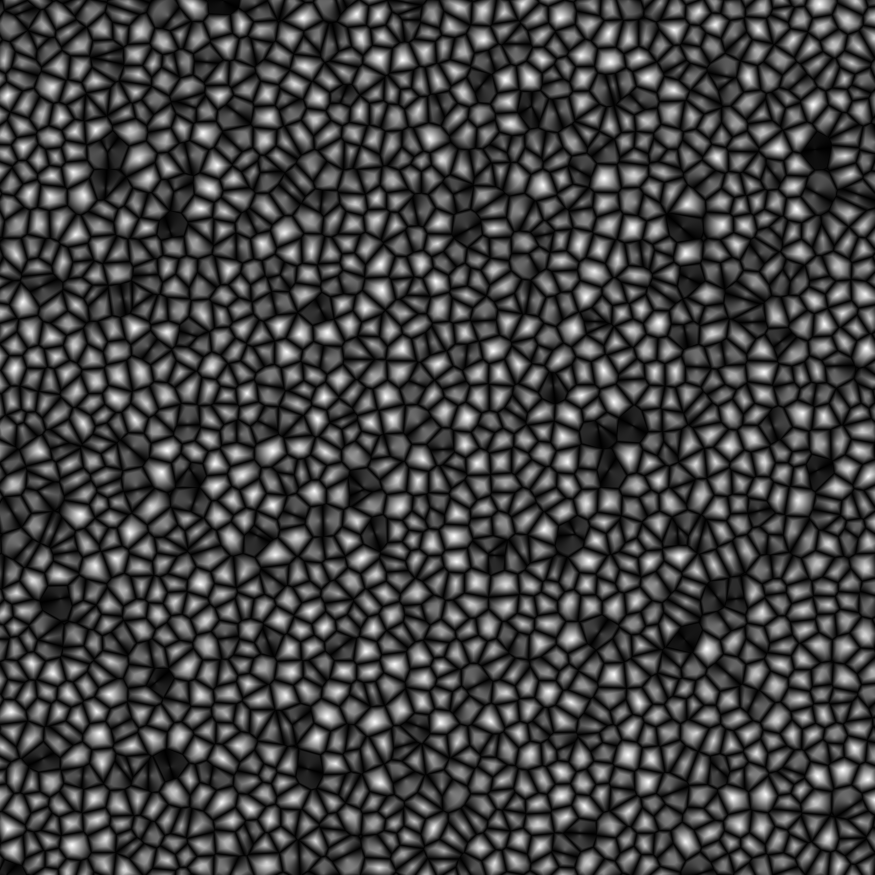
#> input picture 03 - WL.png, 2624 x 2624 px (shown at 1/3 size); its folder holds 5 pictures in this run
$ python main.py
#> lines starting #> are read from the running program, lines starting #| are printed output that depends on the picture; after the words box and inside, x2 and y2 are one past the last pixel; in counts of white or black regions, pixels touching at a corner belong together
### noise.py
import datetime

import numpy as np
from PIL import Image

__author__ = 'Ryan Smith <smithrj5@vcu.edu>'
__version__ = '1.0.0'


# [8 lines left out: function getTime, not called in this run]


class World:
    # [40 lines left out: functions __init__, create, createTile, getTile, getData, not called in this run]

    def getNeighbors(self, x, y):
        return [self.getTile(x + i, y + j) for j in [-1, 0, 1] for i in
                [-1, 0, 1] if i != 0 or j != 0]

    # [20 lines left out: functions toNormal, toImage, not called in this run]


class Tile:
    # [28 lines left out: function __init__, not called in this run]

    def getSeed(self):
        return self.world.seed

    # [5 lines left out: function setSeed, not called in this run]

    def createArray(self):
        return np.zeros(shape=(self.world.size, self.world.size))

    def generate(self, freq, amp):
        return np.zeros(shape=(self.world.size, self.world.size))

    # [8 lines left out: function toImage, not called in this run]

    @staticmethod
    def tint(array, color=[1., 1., 1.]):
        return [array * color[i] for i in range(3)]

    # [48 lines left out: functions colorize, colorizeTint, not called in this run]


class TileExperimental(Tile):
    # [164 lines left out: functions getNeighborPixels, getNeighborVectors, toNormal, not called in this run]


class DSTile(Tile):
    # [17 lines left out: function __init__, not called in this run]

    def getSeed(self):
        return self.world.seed * self.period

    # [95 lines left out: functions createArray, generate, getCornerValue, setValue, diamond, square, not called in this run]


class PerlinTile(Tile):
    # [11 lines left out: function __init__, not called in this run]

    def getSeed(self):
        return self.world.seed * self.step

    # [43 lines left out: functions generate, gradient, lerp, fade, not called in this run]


class WorleyTile(Tile):
    # [14 lines left out: function __init__, not called in this run]

    def getSeed(self):
        return self.world.seed * self.count

    # [23 lines left out: function generate, not called in this run]


class ValueTile(Tile):
    def __init__(self, world, x, y, **kwargs):
        super().__init__(world, x, y, **kwargs)

    # [20 lines left out: function generate, not called in this run]

    @staticmethod
    def lerp(a, b, x):
        return a + x * (b - a)

    @staticmethod
    def fade(t):
        return t * t * (3 - 2 * t)


class OpenSimplexTile(Tile):
    STRETCH_CONSTANT = -0.211324865405187  # (1/Math.sqrt(2+1)-1)/2
    SQUISH_CONSTANT = 0.366025403784439  # (Math.sqrt(2+1)-1)/2
    NORM_CONSTANT = 47 * 2
    GRADIENT = np.array(
        [[5, 2], [2, 5], [-5, 2], [-2, 5], [5, -2], [2, -5], [-5, -2],
         [-2, -5]])

    def __init__(self, world, x, y, **kwargs):
        super().__init__(world, x, y, **kwargs)

    # [158 lines left out: functions generate, extrapolate, not called in this run]


class ModifiedPerlinTile(Tile):
    # [11 lines left out: function __init__, not called in this run]

    def getSeed(self):
        return self.world.seed * self.step

    # [157 lines left out: functions generate, pointContributions, gradient, lerp, fade, not called in this run]


class ModifiedOSTile(Tile):
    # [11 lines left out: function __init__, not called in this run]

    def getSeed(self):
        return self.world.seed * self.step

    # [100 lines left out: functions generate, calcSection, not called in this run]

    @staticmethod
    def gradient(g, x, y):
        return g[0] * x + g[1] * y

    @staticmethod
    def lerp(a, b, x):
        return a + x * (b - a)

    @staticmethod
    def fade(t):
        return t * t * t * (t * (t * 6 - 15) + 10)


class NoiseArray:
    def __init__(self, dimension, **kwargs):
        self.dimension = dimension

        self.seed = kwargs.get('seed', 1)
        self.octaves = kwargs.get('octaves', 1)
        self.persistence = kwargs.get('persistence', 0.5)

    # [5 lines left out: function validateInput, not called in this run]

    def getSeed(self):
        return self.seed

    # [32 lines left out: functions setSeed, calculateRange, calculateValues, not called in this run]

    def generate(self, coords, freq, amp):
        return 0

    # [9 lines left out: functions floor, ceiling, not called in this run]

    @staticmethod
    def lerp(a, b, x):
        return a + x * (b - a)

    # [4 lines left out: function fade, not called in this run]


class PerlinArray(NoiseArray):
    def __init__(self, dimension, **kwargs):
        super().__init__(dimension, **kwargs)

        self.grad = np.array([
            [j if k == i else 0 for k in range(self.dimension)]
            for i in range(self.dimension)
            for j in [1, -1]
        ], dtype=int)

    # [44 lines left out: function generate, not called in this run]


class WorleyArray(NoiseArray):
    # [8 lines left out: function __init__, not called in this run]

    def getSeed(self):
        return self.seed * self.count

    # [29 lines left out: function generate, not called in this run]


class ValueArray(NoiseArray):
    # [35 lines left out: function generate, not called in this run]


# [71 lines that do not run on import are left out]

### main.py
import os
import sys

currentDir = os.path.dirname(os.path.realpath(__file__))
if currentDir not in sys.path: sys.path.append(currentDir)
os.chdir(currentDir)

import numpy as np
from PIL import Image

import noise as ns

np.set_printoptions(linewidth=9999, precision=6, edgeitems=10, threshold=4000,
                    suppress=True)


# [307 lines left out: functions debugImage, inPolyTest, test, not called in this run]


def normalTest():
    def getNeighborsArray(array, x, y):
        neighbors = []
        for i, j in [(-1, -1), (0, -1), (1, -1), (1, 0), (1, 1), (0, 1),
                     (-1, 1), (-1, 0)]:
            xPos = x + i
            yPos = y + j

            xDir = x.copy() * 0 + i
            yDir = y.copy() * 0 + j

            np.add(x, 0, out=xPos, where=(xPos < 0) + (x.shape[0] <= xPos))
            np.add(y, 0, out=yPos, where=(yPos < 0) + (y.shape[1] <= yPos))

            print(xPos)
            print(yPos)

            neighbors.append(np.array([xDir / x.shape[0], yDir / y.shape[1],
                                       array[yPos, xPos] - array]))
        return np.moveaxis(np.array(neighbors), 1, 3)

    def colorize(color, sections=256):
        if len(color) == 1:
            color = [color[0]] * 3
        sections = 256 / sections
        for i, c in enumerate(color):
            if type(c) in [int, np.int8, np.int16, np.int32, np.int64]:
                color[i] = np.uint32(c) & 0xFF
            elif type(c) in [float, np.float16, np.float32, np.float64]:
                color[i] = np.uint32(c * 255) & 0xFF
            elif type(c) == np.ndarray:
                if c.dtype in [np.int8, np.int16, np.int32, np.int64, np.uint8,
                               np.uint16, np.uint32, np.uint64]:
                    color[i] = c.astype('uint32') & 0xFF
                elif c.dtype in [np.float16, np.float32, np.float64]:
                    color[i] = (c * 255).astype('uint32') & 0xFF
            color[i] = (color[i] // sections * sections).astype('uint32')
        while len(color) < 4:
            color.append(np.uint32(255))
        return (color[0] << 0) + (color[1] << 8) + (color[2] << 16) + (
                    color[3] << 24)

    size = 128

    lin = np.linspace(0, 1, size, endpoint=False)
    x, y = np.meshgrid(lin, lin)

    xInt, yInt = (x * size).astype(int), (y * size).astype(int)

    fade = lambda t: t * t * t * (t * (t * 6 - 15) + 10)

    # array = fade(x) ** 1 * fade(y) ** 1
    r = 0.5
    array = np.sqrt(r * r - (x - 0.5) * (x - 0.5) - (y - 0.5) * (y - 0.5)) * 5
    # array = r - np.sqrt((x - 0.5) * (x - 0.5) + (y - 0.5) * (y - 0.5))
    # array = np.where(array >= 0, array, 0) * 10

    loadImg = Image.open('03 - WL.png')
#> loadImg is the input picture: PIL image 2624x2624 RGB; min 0, max 254, mean 67.8
    array = np.asarray(loadImg).T[0] / 255
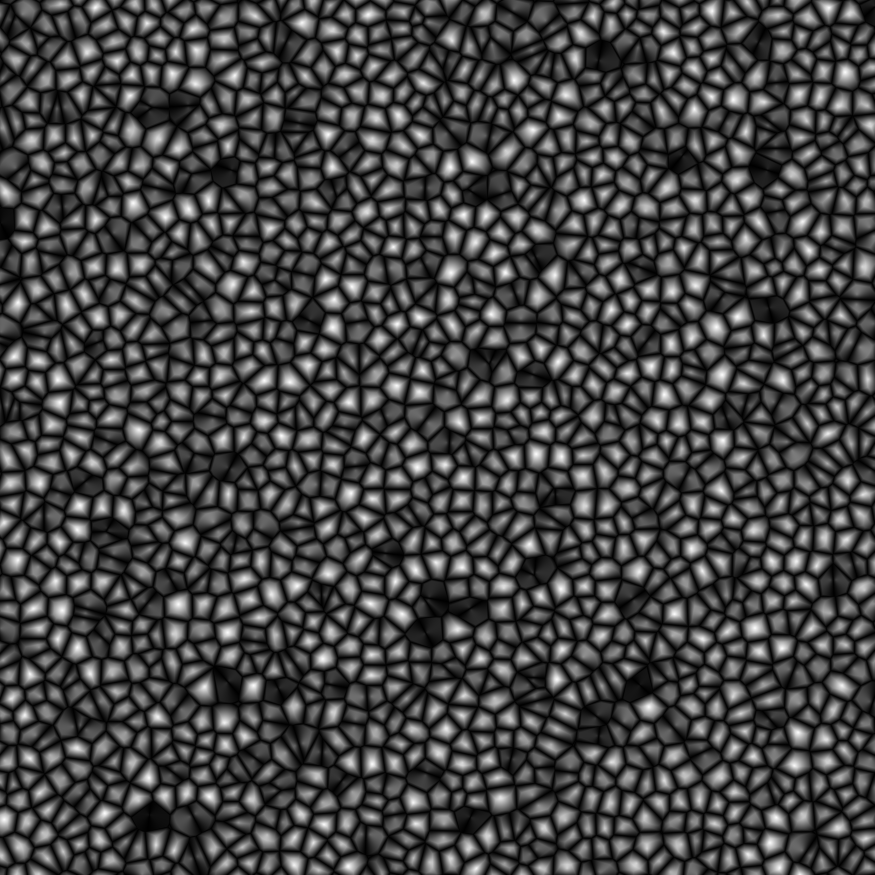
#> array: shape (2624, 2624) float64 (shown at 1/3 size); min 0, max 0.996, mean 0.266

    img = Image.fromarray(colorize([array]), 'RGBA')
#> in colorize, `color = [color[0]] * 3`: color = 3 items
#> the loop in colorize, `for i, c in enumerate(color):` made 3 passes
#> the loop in colorize, `while len(color) < 4:` made 1 pass
#> after the loop in colorize, `while len(color) < 4:`: color = 4 items
    img.save('test.png', 'PNG')

    r = array.copy() * 0
#> r: shape (2624, 2624) float64; every value is 0
    g = array.copy() * 0
    b = array.copy() * 0

    neighbors = getNeighborsArray(array, xInt, yInt)
#> the loop in getNeighborsArray, `for i, j in [(-1, -1), (0, -1), (1, -1), (1, 0), (1, 1), (0, 1), (-1, ..` made 1 pass
#> (printed output is left out)
#> pass 1, in getNeighborsArray, `xPos = x + i`:
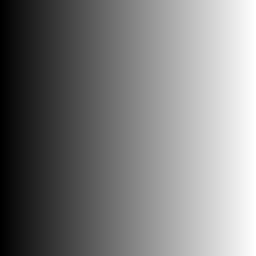
#> xPos: shape (128, 128) int64 (shown 2 times larger); min -1, max 126, mean 62.5; drawn with min black and max white
#> pass 1, in getNeighborsArray, `yPos = y + j`:
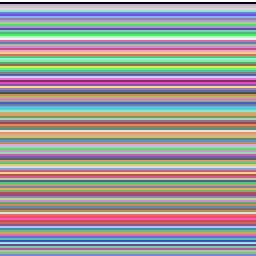
#> yPos: shape (128, 128) int64 (shown 2 times larger); 128 distinct labels, from -1 to 126; one colour per label, 0 black, -1 white
#> after the loop in getNeighborsArray, `for i, j in [(-1, -1), (0, -1), (1, -1), (1, 0), (1, 1), (0, 1),`:
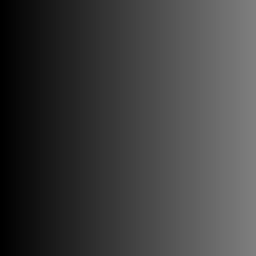
#> x: shape (128, 128) int64 (shown 2 times larger); min 0, max 127, mean 63.5
#> after the loop in getNeighborsArray, `for i, j in [(-1, -1), (0, -1), (1, -1), (1, 0), (1, 1), (0, 1),`: xPos: shape (128, 128) int64; 0.78% of pixels changed, all inside (x1, y1, x2, y2) = (0, 0, 1, 128)
#> after the loop in getNeighborsArray, `for i, j in [(-1, -1), (0, -1), (1, -1), (1, 0), (1, 1), (0, 1),`: y: shape (128, 128) int64; 128 distinct labels, from 0 to 127
#> after the loop in getNeighborsArray, `for i, j in [(-1, -1), (0, -1), (1, -1), (1, 0), (1, 1), (0, 1),`:
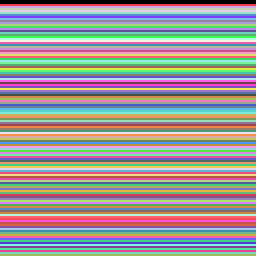
#> yPos: shape (128, 128) int64 (shown 2 times larger); 127 distinct labels, from 0 to 126; one colour per label, 0 black
#> after the loop in getNeighborsArray, `for i, j in [(-1, -1), (0, -1), (1, -1), (1, 0), (1, 1), (0, 1),`: neighbors = []
    for i, p2 in enumerate(neighbors):
        p1 = neighbors[i - 1]

        cross = np.cross(p1[yInt, xInt], p2[yInt, xInt])
        cross = (cross / np.linalg.norm(cross, axis=2).reshape(
            (size, size, 1)) + 1) / 2

        r += cross[:, :, 0]
        g += cross[:, :, 1]
        b += (cross[:, :, 2] + 1) / 2

    r, g, b = r / 8, g / 8, b / 8

    print(array)
    print(r)
    print(g)
    print(b)

    img = Image.fromarray(colorize([r, g, b]), 'RGBA')
    img.save('rgb.png', 'PNG')


if __name__ == '__main__':
    perlinNoise = ns.PerlinArray(1, seed=10, octaves=2, persistence=0.9)

    # Common
    size = 128
    radius = 10
    seed = 3


    def worldFunc(x, y, array):
        return np.abs(2 * array - 1)


    # [11 lines of commented-out code are left out]
    octaves = 6
    persistence = 0.75
    sections = 256

    # Diamond Square
    period = 2 ** 3


    # [7 lines left out: function dsFunc, not called in this run]


    dsFunc = None

    # Perlin
    step = 45

    # Worley
    count = 1
    correction = 1.0


    def wlFunc(tile, array):
        return array[:, :, 1] - array[:, :, 0]


    def wlFunc(tile, array):
        return array[:, :, 1] * array[:, :, 0]


    wlFunc = None

    # [32 lines of commented-out code are left out]
#> (the run stopped early here; a loop or call above may not have finished)
